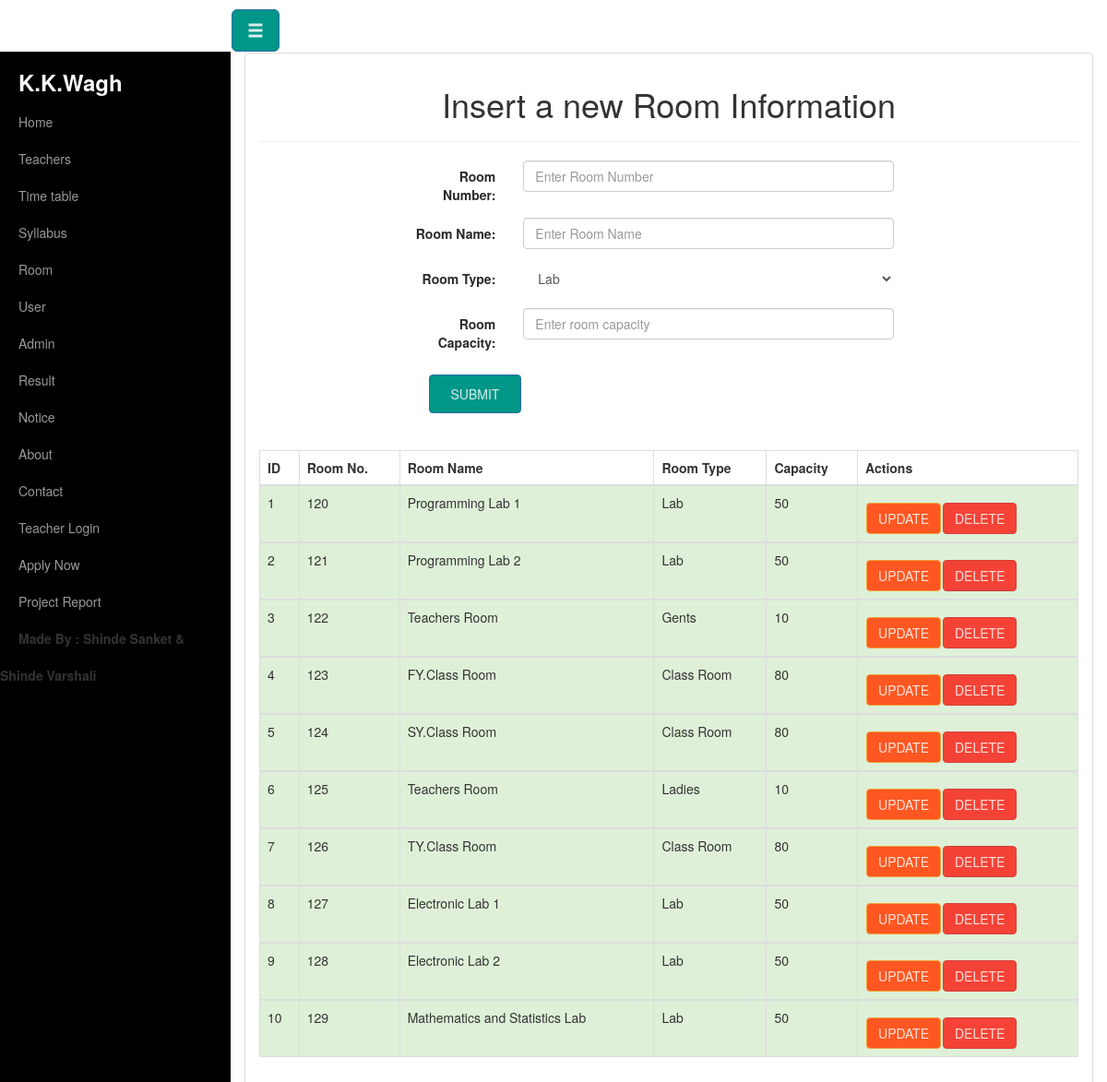
The page /Facultym/room_insert.php on the database its author committed.
### tables this page shows
CREATE TABLE `room` (
  `room_id` int(11) NOT NULL,
  `room_no` int(11) NOT NULL,
  `room_name` text NOT NULL,
  `room_type` text NOT NULL,
  `room_capacity` int(11) NOT NULL
);

### Facultym/room_insert.php (the view, shortened to what this page needs)
<?php include("header.php");?>
<?php include('db_con.php');?>
<div class="container-fluid">
    <div class="row" id="wrapper">
    <?php require_once'menubar.php';?>
    <div class="col-sm-12">
        <div class="panel panel-default">
        <div class="panel-body">
<center><h1>Insert a new Room Information</h1></center>
	<hr>
<div class="col-sm-10 col-sm-offset-2">
<form action="room_insert.php" method="post" class="form-horizontal" role="form">
            <div class="form-group">
                <label for="room_no" class="col-sm-2 control-label">Room Number:</label>
                <div class="col-sm-7">
                <input type="text" class="form-control" name="room_no" placeholder="Enter Room Number" >
                </div>
            </div>
			<div class="form-group">
                <label for="room_name" class="col-sm-2 control-label">Room Name:</label>
                <div class="col-sm-7">
                    <input type="text" class="form-control" name="room_name" placeholder="Enter Room Name">
                </div>
            </div>
            <div class="form-group">
                <label class="col-sm-2 control-label">Room Type:</label>
                <div class="col-sm-7">
                    <select class="form-control" name="room_type">
                        <option value="Lab">Lab</option>
                    </select>
                </div>
            </div>
            <div class="form-group">
                <label for="room_capacity" class="col-sm-2 control-label">Room Capacity:</label>
                <div class="col-sm-7">
                    <input type="text" class="form-control" name="room_capacity" placeholder="Enter room capacity">
                </div>
            </div>
            <input type="submit" name="submit" value="Submit" class="btn btn-primary" style="padding: 10px; width: 100px; left:20px;">
			<br>
				<br>
					<br>
 </form>
 </div>
	<?php
		$sql1 = "SELECT * FROM room";
		$result1 = mysqli_query($conn,$sql1);
				echo "<table class='table table-bordered'>";
                echo "<thead>";
                echo "<tr>";
                echo "<th>ID</th>";
                echo "<th>Room No.</th>";
                echo "<th>Room Name</th>";
                echo "<th>Room Type</th>";
                echo "<th>Capacity</th>";
				echo "<th>Actions</th>";
                echo "</tr>";
                echo "</thead>";
			while($row1=mysqli_fetch_array($result1)){
				echo "<tbody>";
                echo "<tr class='success'>";
                echo "<td>".$row1['room_id']."</td>";
                echo "<td>".$row1['room_no']."</td>";
                echo "<td>".$row1['room_name']."</td>";
                echo "<td>".$row1['room_type']."</td>";
                echo "<td>".$row1['room_capacity']."</td>";
                echo '<td><a href="update_room.php?id=' . $row1['room_id'] . '"><b class="btn btn-warning">Update</b></a>' ;
				echo '<a href="delete_room.php?id=' . $row1['room_id'] . '" onclick=\'return confirm("Are you sure you want to delete this record?")\'><b class="btn btn-danger">Delete</b></a></td>' ;
                echo "</tr>";
                echo "</tbody>";
			}
				echo "</table>";
	?>
 </div>
 </div>
 </div>
 </div>

### Facultym/header.php (shortened to what this page needs)
<!DOCTYPE html>
<html>
	<head>
		<link href="css/bootstrap.min.css" rel="stylesheet">
		<link href="css/bootstrap.css" rel="stylesheet">
		<link href="css/style.css" rel="stylesheet">
		<link rel="stylesheet" href="css/roboto.min.css">
		<link rel="stylesheet" href="css/material.min.css">
		<link rel="stylesheet" href="css/ripples.min.css">
        <link rel="stylesheet" href="css/bootstrap.css">
		<link href="css/font-awesome.css" rel="stylesheet">
		<link href="css/font-awesome.min.css" rel="stylesheet">
	</head>
<body>
</body>
</html>

### Facultym/menubar.php (shortened to what this page needs)
<a href="#menu-toggle" class="btn btn-primary btn-lg" id="menu-toggle"><span class="glyphicon glyphicon-menu-hamburger"></span></a><br/>
  <div class="col-sm-3">
    <div id="wrapper">
        <div id="sidebar-wrapper">
            <ul class="sidebar-nav">
                <li>
                    <h3 style="color:#FAFAFA;"><b>K.K.Wagh </b></h3>
                </li>
                <li>
                    <a href="index.php">Home</a>
                </li>
                <li>
                    <a href="teacher.php">Teachers</a>
                </li>
                <li>
                    <a href="routine.php">Time table</a>
                </li>
                <li>
                    <a href="course.php">Syllabus</a>
                </li>
                <li>
                    <a href="room.php">Room</a>
                </li>
				<li>
                    <a href="login.php">User</a>
                </li>
                <li>
                    <a href="admin_login.php">Admin</a>
                </li>
                <li>
                    <a href="result.php">Result</a>
                </li>
                <li>
                    <a href="notice.php">Notice</a>
                </li>
                <li>
                    <a href="about.php">About</a>
                </li>
                <li>
                    <a href="contact.php">Contact</a>
                </li>
                <li>
                    <a href="teacher_login.php">Teacher Login</a>
                </li>
             <li>
                    <a href="admission.php">Apply Now</a>
                </li>
                <li>
                    <a href="report.php">Project Report</a>
                </li>
                <li>
                   <b>Made By : Shinde Sanket & <br>
                                Shinde Varshali</b>
                </li>
            </ul>
        </div>
    </div>
</div>

### Facultym/css/style.css (style rules this page uses)
* { box-sizing:border-box; }
#wrapper { padding-left: 0; -webkit-transition: all 0.5s ease; -moz-transition: all 0.5s ease; -o-transition: all 0.5s ease; transition: all 0.5s ease; }
#sidebar-wrapper { z-index: 1000; position: fixed; left: 250px; width: 0; height: 100%; margin-left: -250px; overflow-y: auto; background: #000; -webkit-transition: all 0.5s ease; -moz-transition: all 0.5s ease; -o-transition: all 0.5s ease; transition: all 0.5s ease; }
.sidebar-nav { position: absolute; top: 0; width: 250px; margin: 0; padding: 0; list-style: none; }
.sidebar-nav li { text-indent: 20px; line-height: 40px; }
.sidebar-nav li a { display: block; text-decoration: none; color: #999999; }
@media (min-width:768px) { #wrapper { padding-left: 250px; } }
@media (min-width:768px) { #sidebar-wrapper { width: 250px; } }

### rows shown on the page
room: room_id "1", room_no "120", room_name "Programming Lab 1", room_type "Lab", room_capacity "50"
room: room_id "2", room_no "121", room_name "Programming Lab 2", room_type "Lab", room_capacity "50"
room: room_id "3", room_no "122", room_name "Teachers Room", room_type "Gents", room_capacity "10"
room: room_id "4", room_no "123", room_name "FY.Class Room", room_type "Class Room", room_capacity "80"
room: room_id "5", room_no "124", room_name "SY.Class Room", room_type "Class Room", room_capacity "80"
room: room_id "6", room_no "125", room_name "Teachers Room", room_type "Ladies", room_capacity "10"
room: room_id "7", room_no "126", room_name "TY.Class Room", room_type "Class Room", room_capacity "80"
room: room_id "8", room_no "127", room_name "Electronic Lab 1", room_type "Lab", room_capacity "50"
room: room_id "9", room_no "128", room_name "Electronic Lab 2", room_type "Lab", room_capacity "50"
room: room_id "10", room_no "129", room_name "Mathematics and Statistics Lab", room_type "Lab", room_capacity "50"
